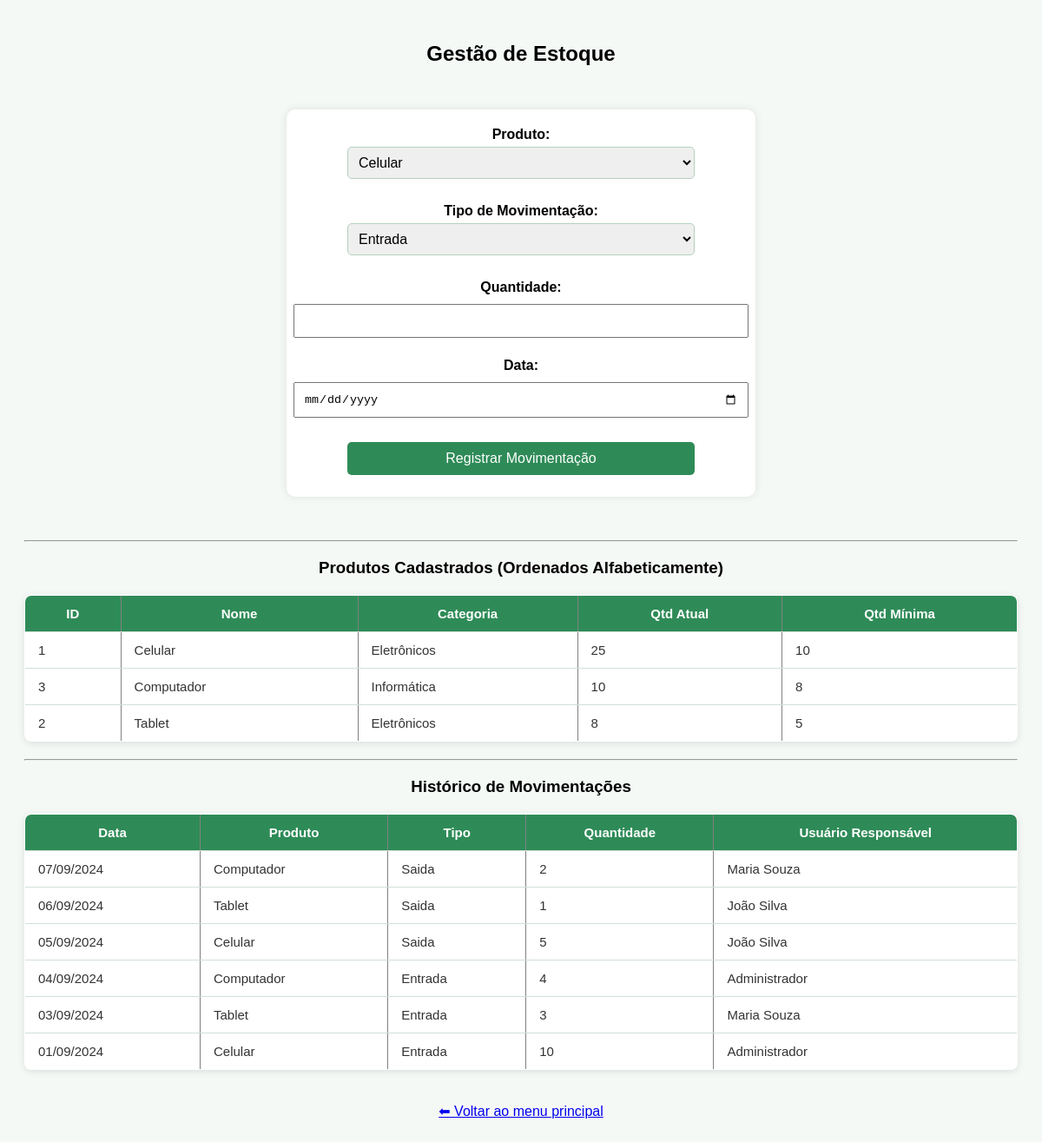
/estoque.php (signed in), run on the app's committed database.
### tables this page shows
CREATE TABLE produtos (
  id_produto INT AUTO_INCREMENT PRIMARY KEY,
  nome VARCHAR(100) NOT NULL,
  descricao TEXT,
  categoria VARCHAR(50),
  tensao VARCHAR(20),
  dimensoes VARCHAR(50),
  resolucao_tela VARCHAR(50),
  capacidade_armazenamento VARCHAR(50),
  conectividade VARCHAR(50),
  quantidade_minima INT DEFAULT 0,
  quantidade_atual INT DEFAULT 0
);

CREATE TABLE movimentacoes (
  id_movimentacao INT AUTO_INCREMENT PRIMARY KEY,
  id_produto INT NOT NULL,
  tipo ENUM('entrada', 'saida') NOT NULL,
  quantidade INT NOT NULL,
  data_movimentacao DATE NOT NULL,
  id_usuario INT NOT NULL,
  FOREIGN KEY (id_produto) REFERENCES produtos(id_produto),
  FOREIGN KEY (id_usuario) REFERENCES usuarios(id_usuario)
);

CREATE TABLE usuarios (
  id_usuario INT AUTO_INCREMENT PRIMARY KEY,
  nome VARCHAR(100) NOT NULL,
  email VARCHAR(100) UNIQUE NOT NULL,
  senha VARCHAR(255) NOT NULL
);

### estoque.php (the view, shortened to what this page needs)
<?php
include('conexao.php');
$result = $conn->query("SELECT * FROM produtos");
$produtos = [];
while ($row = $result->fetch_assoc()) {
    $produtos[] = $row;
}
usort($produtos, function($a, $b) {
    return strcasecmp($a['nome'], $b['nome']);
});
$historico = $conn->query("
    SELECT m.*, p.nome AS produto, u.nome AS usuario
    FROM movimentacoes m
    INNER JOIN produtos p ON m.id_produto = p.id_produto
    INNER JOIN usuarios u ON m.id_usuario = u.id_usuario
    ORDER BY m.data_movimentacao DESC, m.id_movimentacao DESC
");
?>
<!DOCTYPE html>
<html lang="pt-br">
<head>
<link rel="stylesheet" href="style.css">
</head>
<body>
<div class="container">
<h2>Gestão de Estoque</h2>
<form method="post">
  <label>Produto:</label>
  <select name="produto" required>
    <?php foreach ($produtos as $p): ?>
      <option value="<?= $p['id_produto'] ?>"><?= htmlspecialchars($p['nome']) ?></option>
    <?php endforeach; ?>
  </select><br>
  <label>Tipo de Movimentação:</label>
  <select name="tipo" required>
    <option value="entrada">Entrada</option>
  </select><br>
  <label>Quantidade:</label>
  <input type="number" name="quantidade" min="1" required><br>
  <label>Data:</label>
  <input type="date" name="data" required><br>
  <button type="submit" name="mover">Registrar Movimentação</button>
</form>
<hr>
<h3>Produtos Cadastrados (Ordenados Alfabeticamente)</h3>
<table border="1">
<tr><th>ID</th><th>Nome</th><th>Categoria</th><th>Qtd Atual</th><th>Qtd Mínima</th></tr>
<?php foreach ($produtos as $p): ?>
<tr>
  <td><?= $p['id_produto'] ?></td>
  <td><?= htmlspecialchars($p['nome']) ?></td>
  <td><?= htmlspecialchars($p['categoria']) ?></td>
  <td><?= $p['quantidade_atual'] ?></td>
  <td><?= $p['quantidade_minima'] ?></td>
</tr>
<?php endforeach; ?>
</table>
<hr>
<h3>Histórico de Movimentações</h3>
<table border="1">
<tr><th>Data</th><th>Produto</th><th>Tipo</th><th>Quantidade</th><th>Usuário Responsável</th></tr>
<?php if ($historico->num_rows > 0): ?>
  <?php while ($mov = $historico->fetch_assoc()): ?>
    <tr>
      <td><?= date("d/m/Y", strtotime($mov['data_movimentacao'])) ?></td>
      <td><?= htmlspecialchars($mov['produto']) ?></td>
      <td><?= ucfirst($mov['tipo']) ?></td>
      <td><?= $mov['quantidade'] ?></td>
      <td><?= htmlspecialchars($mov['usuario']) ?></td>
    </tr>
  <?php endwhile; ?>
<?php else: ?>
  <tr><td colspan="5">Nenhuma movimentação registrada ainda.</td></tr>
<?php endif; ?>
</table>
<br>
<a href="Painel.php">⬅ Voltar ao menu principal</a>
</div>
</body>
</html>

### style.css (style rules this page uses)
.container { max-width: 1200px; margin: auto; padding: 20px; }
table { width: 100%; border-collapse: collapse; margin: 20px auto; background-color: #ffffff; box-shadow: 0px 2px 8px rgba(0,0,0,0.1); border-radius: 8px; overflow: hidden; font-size: 15px; }
table th, table td { padding: 12px 15px; text-align: left; border-bottom: 1px solid #d1e0d6; }
table th { background-color: #2e8b57; color: white; font-weight: bold; text-align: center; }
table td { color: #333; }
body { font-family: Arial, sans-serif; background-color: #f5f9f6; text-align: center; }
input, button { width: 100%; padding: 10px; margin: 5px 0; }
form { width: 500px; margin: 50px auto; padding: 20px; background-color: #ffffff; border-radius: 10px; box-shadow: 0px 0px 10px rgba(0, 0, 0, 0.1); display: flex; flex-direction: column; align-items: center; }
label { display: block; font-weight: bold; margin-bottom: 5px; }
input[type="text"], input[type="email"], input[type="password"], select { width: 80%; padding: 8px; margin-bottom: 10px; border: 1px solid #b5d0be; border-radius: 5px; font-size: 16px; }
button { width: 80%; padding: 10px; background-color: #2e8b57; color: white; border: none; border-radius: 5px; font-size: 16px; cursor: pointer; transition: 0.3s; }

### data on the page
produtos: id_produto "1", nome "Celular", categoria "Eletrônicos", quantidade_atual "25", quantidade_minima "10"
produtos: id_produto "3", nome "Computador", categoria "Informática", quantidade_atual "10", quantidade_minima "8"
produtos: id_produto "2", nome "Tablet", categoria "Eletrônicos", quantidade_atual "8", quantidade_minima "5"
movimentacoes: data_movimentacao "07/09/2024", id_produto.nome "Computador", tipo "Saida", quantidade "2", id_usuario.nome "Maria Souza"
movimentacoes: data_movimentacao "06/09/2024", id_produto.nome "Tablet", tipo "Saida", quantidade "1", id_usuario.nome "João Silva"
movimentacoes: data_movimentacao "05/09/2024", id_produto.nome "Celular", tipo "Saida", quantidade "5", id_usuario.nome "João Silva"
movimentacoes: data_movimentacao "04/09/2024", id_produto.nome "Computador", tipo "Entrada", quantidade "4", id_usuario.nome "Administrador"
movimentacoes: data_movimentacao "03/09/2024", id_produto.nome "Tablet", tipo "Entrada", quantidade "3", id_usuario.nome "Maria Souza"
movimentacoes: data_movimentacao "01/09/2024", id_produto.nome "Celular", tipo "Entrada", quantidade "10", id_usuario.nome "Administrador"

### other printed values
form field produto "Celular"
